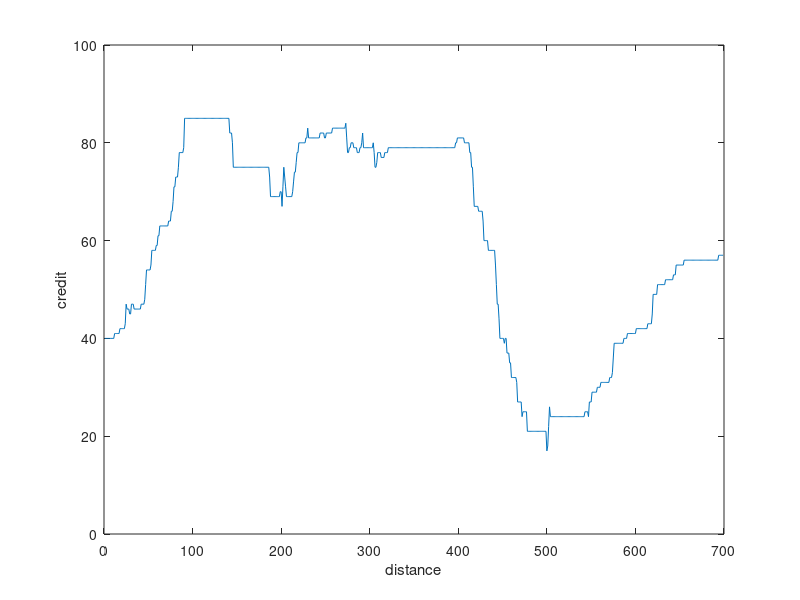

MATLAB code to generate this figure:
x = 1:1:699;
%y = [40,47,47,47,41,41,41,41,36,36,36,36,36,36,36,36,33,33,36,36,36,36,36,38,38,38,38,38,38,40,40,40,40,40,40,37,37,37,37,37,37,37,37,37,37,38,38,38,38,38,38,38,38,38,39,39,39,39,39,39,39,39,40,40,40,44,44,44,39,39,39,39,39,41,53,53,53,53,56,56,56,56,59,59,59,59,59,59,59,59,61,61,61,61,64,64,64,64,64,64 64,64,64,64,64,64,64,64,64,62,62,62,62,64,64,64,64,59,59,59,59,59,61,61,61,61,61,63,63,63,63,63,63,63,63,63,63,63,63,64,64,64,64,64,64,64,62,62,62,62,62,62,59,59,50,50,50,50,50,50,50,50,50,50,50,50,50,50,50,50,50,50,50,50,50,50,49,49,49,49,49,49,49,46,46,35,40,40,40,40,35,40,19,0,5,0,0,0,0,0 0,0,0,0,0,0,0,0,0,0,0,0,4,4,4,4,4,4,4,4,4,4,4,4,4,4,4,4,4,4,4,4,4,4,4,5,5,5,5,5,8,23,23,16,16,22,22,22,22,22,22,22,22,22,22,22,22,22,23,23,23,23,23,23,23,23,23,23,22,22,22,22,22,22,22,22,22,22,22,22,22,22,21,21,26,26,26,30,30,23,7,7,7,1,1,1,0,8,17,17 17,17,17,17,17,17,17,17,17,17,17,17,18,18,18,18,18,18,18,18,18,20,20,20,20,20,20,20,20,20,20,20,20,20,20,20,20,20,20,20,20,20,19,19,26,26,26,26,26,26,26,26,26,26,26,26,26,26,26,26,26,26,26,26,26,26,26,26,26,26,26,26,25,25,25,25,25,25,25,25,26,39,39,32,32,32,27,37,37,42,42,42,42,42,42,44,44,37,48,48 48,48,48,48,48,48,48,48,48,48,48,48,48,48,48,48,48,48,48,48,48,49,49,49,49,54,54,64,64,64,64,64,64,64,64,63,63,63,63,63,63,63,63,63,63,63,63,63,63,63,63,63,63,63,63,63,63,63,63,63,63,63,63,63,64,64,64,60,60,60,60,56,56,47,47,47,47,47,47,47,47,47,47,47,47,47,47,47,47,47,46,46,46,46,41,41,41,41,41,41 41,41,41,41,43,43,53,53,53,60,60,60,60,60,60,60,60,60,60,60,60,59,59,59,59,59,59,59,59,59,59,59,59,59,59,58,58,58,62,62,62,62,62,62,62,62,62,60,60,60,60,60,60,60,60,60,60,60,60,60,60,60,60,60,61,61,61,61,61,61,61,61,61,61,61,61,61,61,61,61,62,62,62,57,57,57,57,60,72,72,72,67,67,59,42,42,47,47,47,47 47,47,47,47,47,47,47,47,47,47,47,47,47,47,47,47,47,47,47,47,47,48,48,48,48,44,44,44,44,44,44,46,60,60,60,60,60,60,63,63,63,63,63,66,66,74,74,74,74,74,74,74,74,74,76,76,85,85,85,85,85,89,89,89,89,89,89,89,89,89,89,89,89,89,89,89,89,88,88,88,88,88,88,88,88,90,90,90,90,90,90,90,90,90,90,90,90,90,89,89 89,89,82,82,82,85,85,85,85,85,85,85,85,85,85,85,83,83,83,83,83,83,83,83,83,83,83,83,81,86,86,86,86,86,86,86,87,87,87,87,87,89,89,89,89,89,89,89,89,89,90,100,100,100,100,100,100,100,100,100,100,100,100,100,100,100,100,100,100,100,100,100,100,100,100,100,100,100,99,99,99,99,100,100,100,100,100,100,100,100,98,98]; 
%y2 = [40,47,47,47,43,43,43,43,40,40,40,40,40,40,40,40,38,38,42,42,42,42,42,44,44,44,44,44,44,45,45,45,45,45,45,43,43,43,43,43,43,43,43,43,43,44,44,44,44,44,44,44,44,44,45,45,45,45,45,45,45,45,46,46,46,49,49,49,44,44,44,44,44,46,54,54,54,54,56,56,56,56,58,58,58,58,58,58,58,58,59,59,59,59,61,61,61,61,61,61,61,61,61,61,61,61,61,61,61,59,59,59,59,59,59,59,59,53,53,53,53,53,53,53,53,53,53,53,53,53,53,53,53,53,53,53,53,53,53,53,53,53,53,53,53,53,50,50,50,50,50,50,47,47,36,36,36,36,36,36,36,36,36,36,36,36,36,36,36,36,36,36,36,36,36,36,35,35,35,35,35,35,35,32,32,21,24,24,24,24,19,22,0,0,3,0,0,0,0,0,0,0,0,0,0,0,0,0,0,0,0,0,0,0,0,0,0,0,0,0,0,0,0,0,0,0,0,0,0,0,0,0,0,0,0,0,0,0,0,0,1,4,4,0,0,2,2,2,2,2,2,2,2,2,2,2,2,2,2,2,2,2,2,2,2,2,2,2,0,0,0,0,0,0,0,0,0,0,0,0,0,0,0,0,2,2,2,3,3,0,0,0,0,0,0,0,0,4,8,8,8,8,8,8,8,8,8,8,8,8,8,8,9,9,9,9,9,9,9,9,9,11,11,11,11,11,11,11,11,11,11,11,11,11,11,11,11,11,11,11,11,11,11,11,18,18,18,18,18,18,18,18,18,18,18,18,18,18,18,18,18,18,18,18,18,18,18,18,18,18,18,18,18,18,18,18,18,18,18,18,20,33,33,27,27,27,23,34,34,40,40,40,40,40,40,42,42,35,46,46,46,46,46,46,46,46,46,46,46,46,46,46,46,46,46,46,46,46,46,46,46,47,47,47,47,52,52,62,62,62,62,62,62,62,62,61,61,61,61,61,61,61,61,61,61,61,61,61,61,61,61,61,61,61,61,61,61,61,61,61,61,61,61,61,62,62,62,59,59,59,59,56,56,50,50,50,50,50,50,50,50,50,50,50,50,50,50,50,50,50,50,50,50,50,47,47,47,47,47,47,47,47,47,47,49,49,59,59,59,66,66,66,66,66,66,66,66,66,66,66,66,66,66,66,66,66,66,66,66,66,66,66,66,66,66,66,66,66,71,71,71,71,71,71,71,71,71,70,70,70,70,70,70,70,70,70,70,70,70,70,70,70,70,70,71,71,71,71,71,71,71,71,71,71,71,71,71,71,71,71,72,72,72,68,68,68,68,71,83,83,83,79,79,72,58,58,63,63,63,63,63,63,63,63,63,63,63,63,63,63,63,63,63,63,63,63,63,63,63,63,63,64,64,64,64,61,61,61,61,61,61,63,76,76,76,76,76,76,78,78,78,78,78,81,81,87,87,87,87,87,87,87,87,87,88,88,94,94,94,94,94,97,97,97,97,97,97,97,97,97,97,97,97,97,97,97,97,97,97,97,97,97,97,97,97,98,98,98,98,98,98,98,98,98,98,98,98,98,97,97,97,97,90,90,90,90,90,90,90,90,90,90,90,90,90,90,88,88,88,88,88,88,88,88,88,88,88,88,86,87,87,87,87,87,87,87,87,87,87,87,87,87,87,87,87,87,87,87,87,87,87,90,90,92,92,92,92,92,92,93,93,95,99,99,100,100,100,100,100,100,100,100,100,100,100,100,100,100,99,99,99,99,100,100,100,100,100,100,100,100,98,98];
% y = [40,40,40,40,40,40,40,40,40,40,41,41,41,41,41,41,42,42,42,42,42,42,43,47,45,45,45,44,44,46,46,46,44,44,44,44,44,44,44,44,45,45,45,45,46,49,52,52,52,52,52,53,56,56,56,56,56,57,57,59,59,61,61,61,61,61,61,61,61,61,61,62,62,62,64,64,66,69,69,71,71,71,73,76,76,76,76,78,81,84,84,84,84,84,84,84,84,84,84,84 84,84,84,84,84,84,84,84,84,84,84,84,84,84,84,84,84,84,84,84,84,84,84,84,84,84,84,84,84,84,84,84,84,84,84,84,84,84,85,85,82,82,82,79,74,74,74,74,74,74,74,74,74,74,74,74,74,74,74,74,74,74,74,74,74,74,74,74,74,74,74,74,74,74,74,74,74,74,74,74,74,74,74,74,74,72,68,68,69,69,69,69,69,69,69,69,71,73,73,71 75,79,76,73,69,69,69,69,69,69,69,69,71,73,73,75,78,78,80,80,80,80,80,80,80,80,...
%     81,81,83,81,81,81,81,81,81,81,80,80,80,80,80,80,81,81,81,81,81,80,80,82,82,82,82,82,82,82,83,83,83,83,83,83,83,83,83,83,82,82,82,82,82,83,80,77,77,79,79,81,81,81,79,79,79,79,78,78,78,79,79,81,83,80,80,80,80,80,80,80,80,80 80,80,81,78,74,74,75,77,77,77,77,75,75,75,75,76,76,76,76,77,77,77,77,77,77,77,77,78,78,78,78,78,78,78,78,78,78,78,78,78,78,78,78,78,78,78,78,78,78,78,78,78,78,78,78,78,78,78,78,78,78,78,78,78,78,78,78,78,78,78,78,78,78,78,78,78,78,78,78,78,78,78,78,78,78,78,78,78,78,78,78,78,78,78,78,79,79,81,81,81 81,81,81,81,...
%     81,79,79,80,80,80,80,78,78,75,76,72,67,67,67,67,67,65,65,65,65,65,62,57,57,57,57,57,55,56,56,57,57,57,58,58,55,51,47,47,44,40,40,40,40,40,38,39,39,36,36,36,34,34,31,31,31,31,31,31,29,24,24,24,24,24,21,22,22,22,22,22,18,18,18,18,18,18,18,18,18,18,18,18,18,18,18,18,18,18,18,18,18,18,14,15 19,23,20,20,20,20,20,20,20,20,20,20,20,20,20,20,20,20,20,20,20,20,20,20,20,20,20,20,20,20,20,20,20,20,20,20,20,20,20,20,20,21,21,21,21,20,23,23,23,25,25,25,25,25,25,26,26,26,26,27,27,27,27,27,27,27,27,27,27,28,28,28,27,30,28,28,28,28,28,28,28,28,28,28,28,29,29,29,29,30,30,30,30,30,30,30,30,30,30,29 29,29,29,29,29,29,29,29,29,29,29,29,30,30,30,30,30,29,31,31,31,31,31,32,32,32,32,32,32,32,32,32,33,33,33,33,33,33,33,33,33,34,34,34,36,36,36,36,36,36,36,36,36,37,37,37,37,37,37,37,37,37,37,37,37,37,37,37,37,37,37,37,37,37,37,37,37,37,37,37,37,37,37,37,37,37,37,37,37,37,37,38,38,38,38,38,38,38,38 ];
%size(y)
y2 = [40, 40, 40, 40, 40, 40, 40, 40, 40, 40, 40, 41, 41, 41, 41, 41, 41, 42, 42, 42, 42, 42, 42, 43, 47, 46, 46, 46, 45, 45, 47, 47, 47, 46, 46, 46, 46, 46, 46, 46, 46, 47, 47, 47, 47, 48, 51, 54, 54, 54, 54, 54, 55, 58, 58, 58, 58, 58, 59, 59, 61, 61, 63, 63, 63, 63, 63, 63, 63, 63, 63, 63, 64, 64, 64, 66, 66, 68, 71, 71, 73, 73, 73, 75, 78, 78, 78, 78, 78, 79, 85, 85, 85, 85, 85, 85, 85, 85, 85, 85, 85, 85, 85, 85, 85, 85, 85, 85, 85, 85, 85, 85, 85, 85, 85, 85, 85, 85, 85, 85, 85, 85, 85, 85, 85, 85, 85, 85, 85, 85, 85, 85, 85, 85, 85, 85, 85, 85, 85, 85, 85, 82, 82, 82, 80, 75, 75, 75, 75, 75, 75, 75, 75, 75, 75, 75, 75, 75, 75, 75, 75, 75, 75, 75, 75, 75, 75, 75, 75, 75, 75, 75, 75, 75, 75, 75, 75, 75, 75, 75, 75, 75, 75, 75, 75, 75, 73, 69, 69, 69, 69, 69, 69, 69, 69, 69, 69, 69, 70, 70, 67, 71, 75, 73, 71, 69, 69, 69, 69, 69, 69, 69, 70, 72, 74, 74, 76, 78, 78, 80, 80, 80, 80, 80, 80, 80, 80, 81, 81, 83, 81, 81, 81, 81, 81, 81, 81, 81, 81, 81, 81, 81, 81, 82, 82, 82, 82, 82, 81, 81, 82, 82, 82, 82, 82, 82, 82, 83, 83, 83, 83, 83, 83, 83, 83, 83, 83, 83, 83, 83, 83, 83, 84, 81, 78, 78, 79, 79, 80, 80, 80, 79, 79, 79, 79, 78, 78, 78, 79, 79, 80, 82, 79, 79, 79, 79, 79, 79, 79, 79, 79, 79, 79, 80, 78, 75, 75, 76, 78, 78, 78, 78, 77, 77, 77, 77, 78, 78, 78, 78, 79, 79, 79, 79, 79, 79, 79, 79, 79, 79, 79, 79, 79, 79, 79, 79, 79, 79, 79, 79, 79, 79, 79, 79, 79, 79, 79, 79, 79, 79, 79, 79, 79, 79, 79, 79, 79, 79, 79, 79, 79, 79, 79, 79, 79, 79, 79, 79, 79, 79, 79, 79, 79, 79, 79, 79, 79, 79, 79, 79, 79, 79, 79, 79, 79, 79, 79, 79, 79, 79, 79, 79, 79, 79, 79, 79, 80, 80, 81, 81, 81, 81, 81, 81, 81, 81, 80, 80, 80, 80, 80, 80, 78, 78, 75, 75, 71, 67, 67, 67, 67, 67, 66, 66, 66, 66, 66, 64, 60, 60, 60, 60, 60, 58, 58, 58, 58, 58, 58, 58, 58, 55, 51, 47, 47, 44, 40, 40, 40, 40, 40, 39, 40, 40, 37, 37, 37, 35, 35, 32, 32, 32, 32, 32, 32, 31, 27, 27, 27, 27, 27, 24, 25, 25, 25, 25, 25, 21, 21, 21, 21, 21, 21, 21, 21, 21, 21, 21, 21, 21, 21, 21, 21, 21, 21, 21, 21, 21, 21, 17, 18, 22, 26, 24, 24, 24, 24, 24, 24, 24, 24, 24, 24, 24, 24, 24, 24, 24, 24, 24, 24, 24, 24, 24, 24, 24, 24, 24, 24, 24, 24, 24, 24, 24, 24, 24, 24, 24, 24, 24, 24, 24, 25, 25, 25, 25, 24, 27, 27, 27, 29, 29, 29, 29, 29, 29, 30, 30, 30, 30, 31, 31, 31, 31, 31, 31, 31, 31, 31, 31, 32, 32, 32, 33, 36, 39, 39, 39, 39, 39, 39, 39, 39, 39, 39, 39, 40, 40, 40, 40, 41, 41, 41, 41, 41, 41, 41, 41, 41, 41, 42, 42, 42, 42, 42, 42, 42, 42, 42, 42, 42, 42, 42, 43, 43, 43, 43, 43, 45, 49, 49, 49, 49, 49, 51, 51, 51, 51, 51, 51, 51, 51, 51, 52, 52, 52, 52, 52, 52, 52, 52, 52, 53, 53, 53, 55, 55, 55, 55, 55, 55, 55, 55, 55, 56, 56, 56, 56, 56, 56, 56, 56, 56, 56, 56, 56, 56, 56, 56, 56, 56, 56, 56, 56, 56, 56, 56, 56, 56, 56, 56, 56, 56, 56, 56, 56, 56, 56, 56, 56, 56, 56, 56, 57, 57, 57, 57, 57, 57];
%test = [81,79,79,80,80,80,80,78,78,75,76,72,67,67,67,67,67,65,65,65,65,65,62,57,57,57,57,57,55,56,56,57,57,57,58,58,55,51,47,47,44,40,40,40,40,40,38,39,39,36,36,36,34,34,31,31,31,31,31,31,29,24,24,24,24,24,21,22,22,22,22,22,18];
%size(test)
size(y2)
plot(x,y2);
axis([0 700 0 100]);
xlabel('distance');
ylabel('credit');